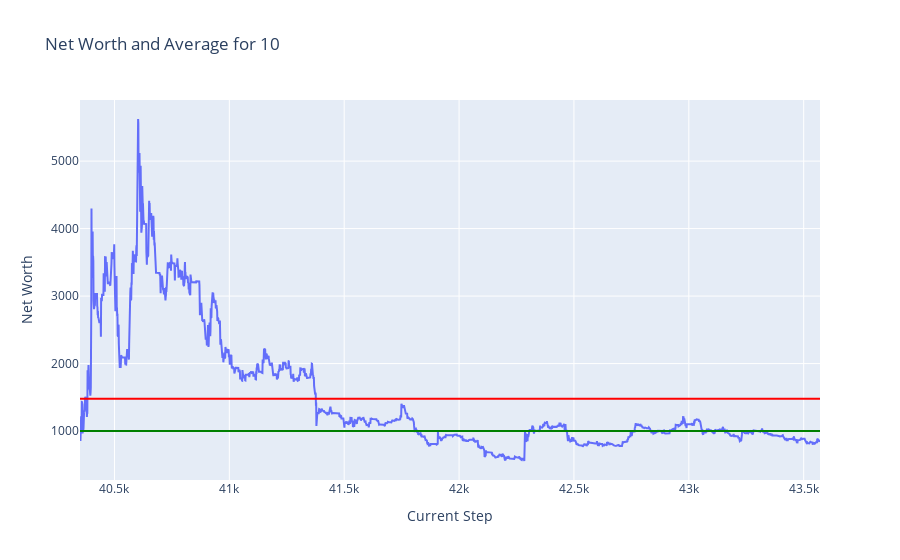

Notebook code cell kept with this figure:
### Code cell
plot_token_data(df = train_hist_df, token = token)

### Figure 1 — Plotly figure (JSON) as saved in the notebook; plotly's stock layout.template omitted (floating-point values rounded to 4 significant figures; data arrays with more than 128 entries replaced by an {"elided": "..."} marker saying what was removed)
{"data": [{"mode": "lines", "name": "Net Worth", "type": "scatter", "x": {"elided": "3222 int values"}, "y": {"elided": "3222 float values"}}], "layout": {"shapes": [{"line": {"color": "green"}, "name": "Net Worth = 1000", "type": "line", "x0": 0, "x1": 1, "xref": "x domain", "y0": 1000, "y1": 1000, "yref": "y"}, {"line": {"color": "red"}, "name": "Average Net Worth = 1480.43", "type": "line", "x0": 0, "x1": 1, "xref": "x domain", "y0": 1480.0, "y1": 1480.0, "yref": "y"}], "title": {"text": "Net Worth and Average for 10"}, "xaxis": {"title": {"text": "Current Step"}}, "yaxis": {"title": {"text": "Net Worth"}}}}
